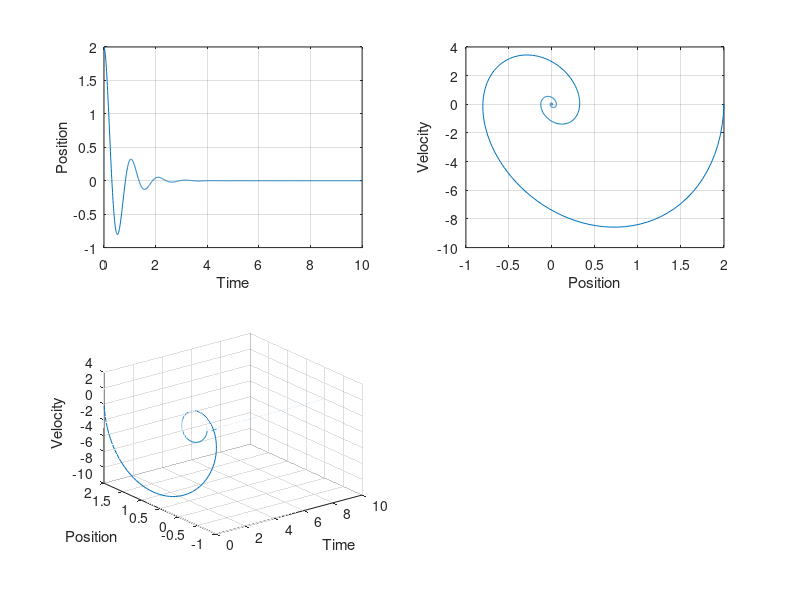

This chart was generated by the following MATLAB code:
% Spring-mass-damper system
clear; close; clc;

w = 2*pi;           % natural frequency
d = 0.25;           % damping ratio

A = [0 1;
    -w^2 -2*d*w];
% dot{x} = A*x

dt = 0.01;          % time step
T = 10;             % amount of time to integrate

x0 = [2; 0];        % initial condition (x=2; v=0);

% iterate Backward Euler scheme
xB(:,1) = x0;       % state
tB(1) = 0;          % time
for k=1:T/dt
    tB(k+1) = k*dt;
    xB(:,k+1) = inv(eye(2)-A*dt)*xB(:,k);
    % probably pre-compile inverse for efficiency
end

subplot(2,2,1), plot(tB,xB(1,:)), xlabel('Time'),
ylabel('Position'), grid
subplot(2,2,2), plot(xB(1,:),xB(2,:)), xlabel('Position'),
ylabel('Velocity'), grid
subplot(2,2,3), plot3(tB,xB(1,:),xB(2,:)), xlabel('Time'),
ylabel('Position'), zlabel('Velocity'), grid

% Backward Euler with big dt is still stable
% Change dt to dt=0.1 and see the difference